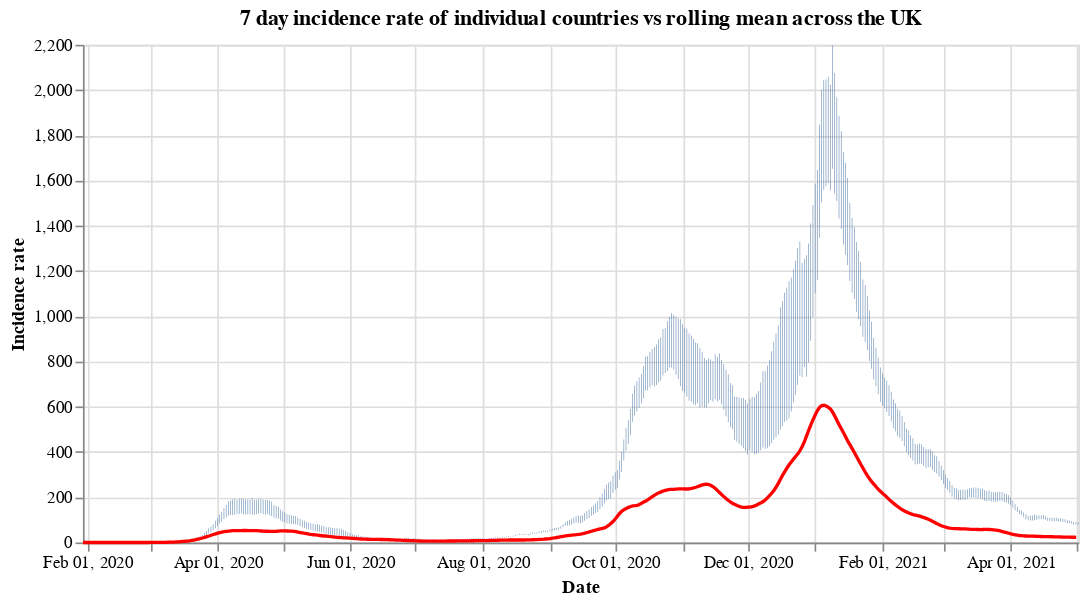

Source (notebook cell):
### Code cell
#collapse
countries = uk_cases['areaName'].unique()
countries.sort()

selection = alt.selection_single(
    name='Select',
    fields=['areaName'],
    init={'areaName': 'Wales'},
    bind={'areaName': alt.binding_select(options=countries)}
)

# scatter plot, modify opacity based on selection
bars = alt.Chart(uk_cases).mark_bar().add_selection(
    selection
).encode(
    x=alt.X("yearmonthdate(date):T", axis=alt.Axis(title='Date')),
    y=alt.Y("weeklyCasesRate:Q", axis=alt.Axis(title='Incidence rate')),
    tooltip='weeklyCasesRate:Q',
    opacity=alt.condition(selection, alt.value(1), alt.value(0))
).properties(title=f'7 day incidence rate of individual countries vs rolling mean across the UK', width=600)

line = alt.Chart(overview_cases).mark_line(
    color='red',
    size=2,
).transform_window(
    rolling_mean='mean(weeklyCasesRate)',
    frame=[0, 7]
).encode(
    x='yearmonthdate(date):T',
    y='rolling_mean:Q'
)

alt.layer(bars, line)

### Figure 1 — Vega-Lite specification as saved in the notebook (floating-point values rounded to 4 significant figures; data arrays with more than 128 entries replaced by an {"elided": "..."} marker saying what was removed)
{"config": {"view": {"continuousWidth": 400, "continuousHeight": 300}}, "layer": [{"data": {"name": "data-a08e1589687e5948c7a47a5dcf5a3c73"}, "mark": "bar", "encoding": {"opacity": {"condition": {"value": 1, "selection": "Select"}, "value": 0}, "tooltip": {"type": "quantitative", "field": "weeklyCasesRate"}, "x": {"type": "temporal", "axis": {"title": "Date"}, "field": "date", "timeUnit": "yearmonthdate"}, "y": {"type": "quantitative", "axis": {"title": "Incidence rate"}, "field": "weeklyCasesRate"}}, "selection": {"Select": {"type": "single", "fields": ["areaName"], "init": {"areaName": "Wales"}, "bind": {"areaName": {"input": "select", "options": ["England", "Northern Ireland", "Scotland", "Wales"]}}}}, "title": "7 day incidence rate of individual countries vs rolling mean across the UK", "width": 600}, {"data": {"name": "data-40b71f206dda189453b12953a02923e8"}, "mark": {"type": "line", "color": "red", "size": 2}, "encoding": {"x": {"type": "temporal", "field": "date", "timeUnit": "yearmonthdate"}, "y": {"type": "quantitative", "field": "rolling_mean"}}, "transform": [{"window": [{"op": "mean", "field": "weeklyCasesRate", "as": "rolling_mean"}], "frame": [0, 7]}]}], "$schema": "https://vega.github.io/schema/vega-lite/v4.8.1.json", "datasets": {"data-a08e1589687e5948c7a47a5dcf5a3c73": {"elided": "1740 records"}, "data-40b71f206dda189453b12953a02923e8": {"elided": "458 records"}}}
